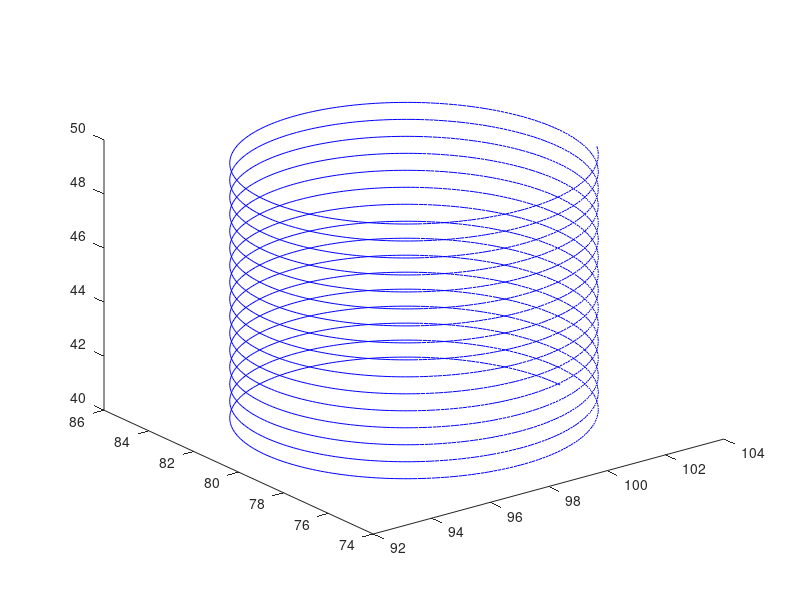

Write MATLAB code to recreate this figure.
function vasof
%Base cuerpo
    diametro=10;
    altura=10;
    r=diametro/2;
    h=linspace(0,altura,4000); 
    %cilindro 
    x11=98+r*cos(10*h);
    y11=80+r*sin(10*h);
    z11=h+40;%320
    plot3(x11,y11,z11,'b')
end

